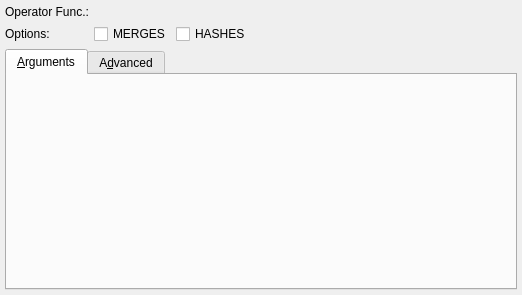
<?xml version="1.0" encoding="UTF-8"?>
<ui version="4.0">
 <class>OperatorWidget</class>
 <widget class="QWidget" name="OperatorWidget">
  <property name="geometry">
   <rect>
    <x>0</x>
    <y>0</y>
    <width>522</width>
    <height>295</height>
   </rect>
  </property>
  <layout class="QGridLayout" name="operator_grid">
   <property name="leftMargin">
    <number>5</number>
   </property>
   <property name="topMargin">
    <number>5</number>
   </property>
   <property name="rightMargin">
    <number>5</number>
   </property>
   <property name="bottomMargin">
    <number>5</number>
   </property>
   <property name="spacing">
    <number>5</number>
   </property>
   <item row="2" column="0" colspan="4">
    <widget class="QTabWidget" name="attributes_twg">
     <property name="currentIndex">
      <number>0</number>
     </property>
     <property name="iconSize">
      <size>
       <width>22</width>
       <height>22</height>
      </size>
     </property>
     <widget class="QWidget" name="arguments_tab">
      <attribute name="icon">
       <iconset resource="../../res/resources.qrc">
        <normaloff>:/icons/icons/usertype.png</normaloff>:/icons/icons/usertype.png</iconset>
      </attribute>
      <attribute name="title">
       <string>&amp;Arguments</string>
      </attribute>
     </widget>
     <widget class="QWidget" name="funcs_opers_tab">
      <attribute name="icon">
       <iconset resource="../../res/resources.qrc">
        <normaloff>:/icons/icons/moreactions.png</normaloff>:/icons/icons/moreactions.png</iconset>
      </attribute>
      <attribute name="title">
       <string>A&amp;dvanced</string>
      </attribute>
      <layout class="QGridLayout" name="gridLayout">
       <property name="leftMargin">
        <number>5</number>
       </property>
       <property name="topMargin">
        <number>5</number>
       </property>
       <property name="rightMargin">
        <number>5</number>
       </property>
       <property name="bottomMargin">
        <number>5</number>
       </property>
       <property name="spacing">
        <number>5</number>
       </property>
       <item row="1" column="0">
        <widget class="QLabel" name="join_func_lbl">
         <property name="text">
          <string>Join:</string>
         </property>
        </widget>
       </item>
       <item row="2" column="0">
        <widget class="QLabel" name="restrict_func_lbl">
         <property name="text">
          <string>Restrict:</string>
         </property>
        </widget>
       </item>
       <item row="3" column="0">
        <widget class="QLabel" name="commutator_op_lbl">
         <property name="text">
          <string>Commutator:</string>
         </property>
        </widget>
       </item>
       <item row="4" column="0">
        <widget class="QLabel" name="negator_op_lbl">
         <property name="text">
          <string>Negator:</string>
         </property>
        </widget>
       </item>
       <item row="5" column="0">
        <spacer name="verticalSpacer">
         <property name="orientation">
          <enum>Qt::Vertical</enum>
         </property>
         <property name="sizeHint" stdset="0">
          <size>
           <width>20</width>
           <height>193</height>
          </size>
         </property>
        </spacer>
       </item>
      </layout>
     </widget>
    </widget>
   </item>
   <item row="1" column="3">
    <spacer name="horizontalSpacer">
     <property name="orientation">
      <enum>Qt::Horizontal</enum>
     </property>
     <property name="sizeHint" stdset="0">
      <size>
       <width>229</width>
       <height>20</height>
      </size>
     </property>
    </spacer>
   </item>
   <item row="0" column="0">
    <widget class="QLabel" name="operator_func_lbl">
     <property name="text">
      <string>Operator Func.:</string>
     </property>
    </widget>
   </item>
   <item row="1" column="2">
    <widget class="QCheckBox" name="hashes_chk">
     <property name="text">
      <string>HASHES</string>
     </property>
    </widget>
   </item>
   <item row="1" column="0">
    <widget class="QLabel" name="options_lbl">
     <property name="minimumSize">
      <size>
       <width>70</width>
       <height>0</height>
      </size>
     </property>
     <property name="text">
      <string>Options:</string>
     </property>
    </widget>
   </item>
   <item row="1" column="1">
    <widget class="QCheckBox" name="merges_chk">
     <property name="text">
      <string>MERGES</string>
     </property>
    </widget>
   </item>
  </layout>
 </widget>
 <resources>
  <include location="../../res/resources.qrc"/>
  <include location="../../res/resources.qrc"/>
 </resources>
 <connections/>
</ui>
